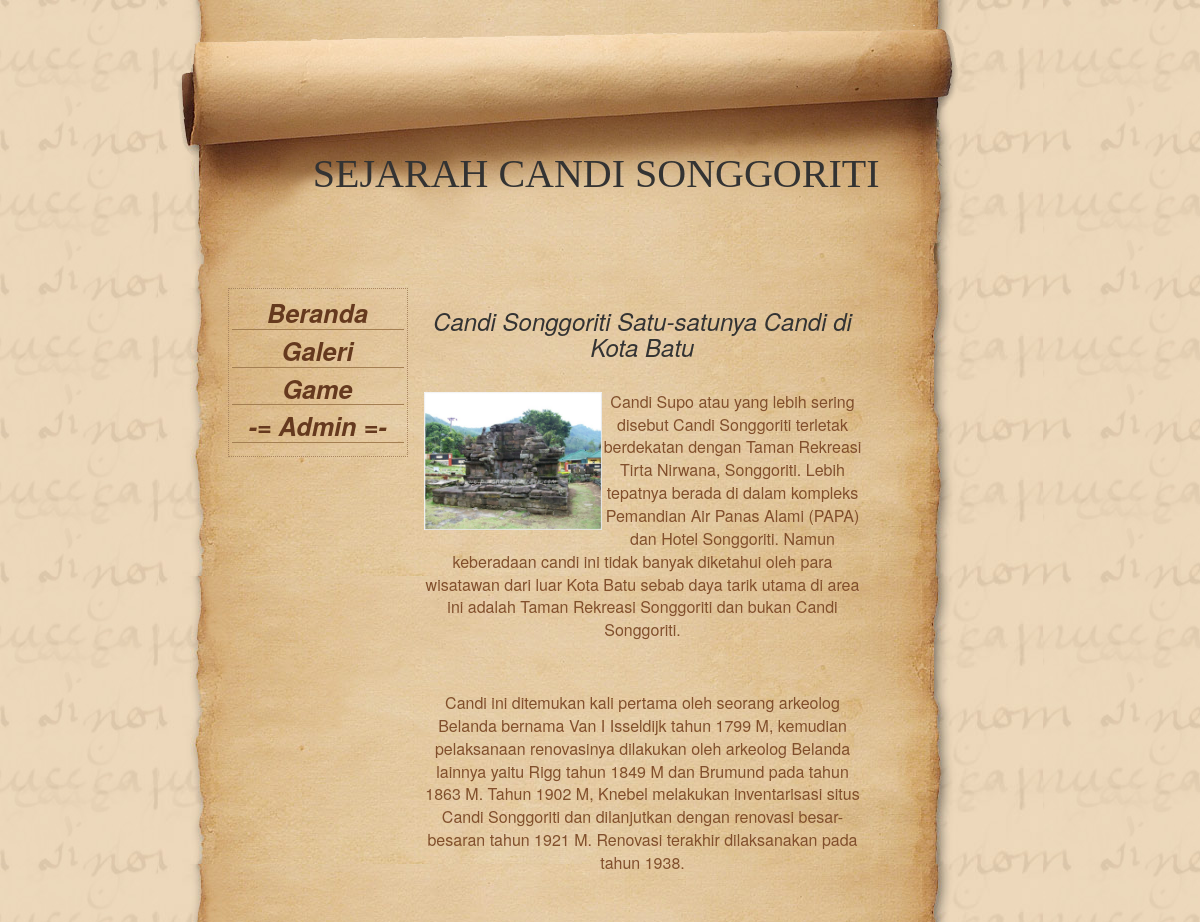
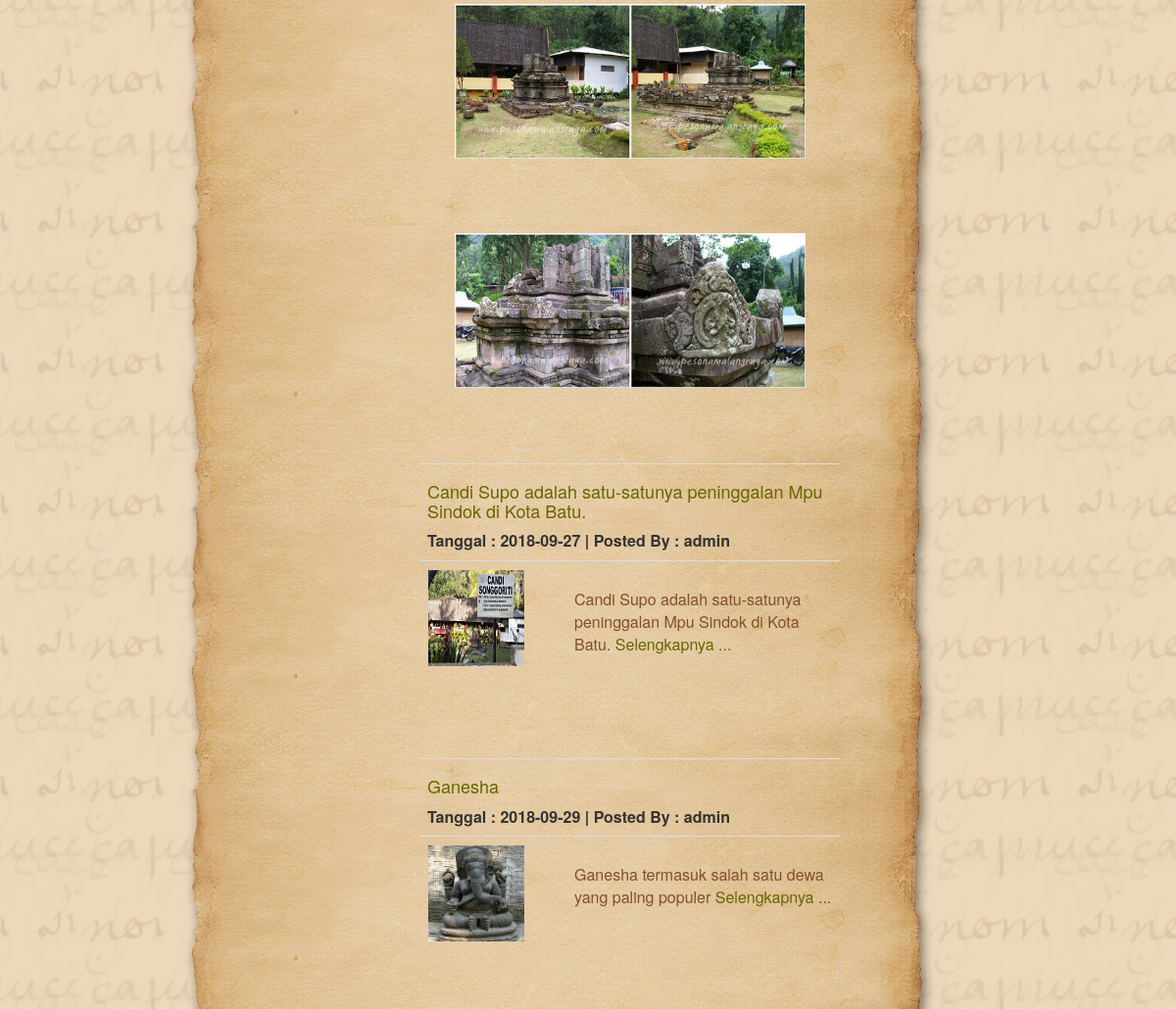
The page / on the database its author committed (2 pictures, top to bottom).
### tables this page shows
CREATE TABLE `news` (
  `id_news` int(11) NOT NULL,
  `title` varchar(100) NOT NULL,
  `headline` varchar(100) NOT NULL,
  `about` text NOT NULL,
  `photo` varchar(200) NOT NULL,
  `author` varchar(20) NOT NULL,
  `date` date NOT NULL
);

### application/controllers/Home.php (called while the page is built, shortened)
<?php
class Home extends CI_Controller
{
    public function index()
    {
        $data['list'] = $this->News_model->get();
        $this->load->view('index',$data);
    }
}
?>

### index.php (called while the page is built, shortened)
<?php
require_once BASEPATH.'core/CodeIgniter.php';

### application/models/News_model.php (called while the page is built, shortened)
<?php
class News_model extends CI_Model
{
    public function get()
    { return $this->db->get('news')->result(); }
}
?>

### application/views/index.php (the view)
<?php include('header.php') ?>
    <div id="content">
        <h3>Candi Songgoriti Satu-satunya Candi di Kota Batu</h3>
        <p>
            <img src="<?php echo base_url('assets/')?>images/Candi Songgoriti-1.jpg" width="180" height="140" align="left">
            Candi Supo atau yang lebih sering disebut Candi Songgoriti terletak berdekatan dengan Taman Rekreasi Tirta Nirwana, Songgoriti. Lebih tepatnya berada di dalam kompleks Pemandian Air Panas Alami (PAPA) dan Hotel Songgoriti. Namun keberadaan candi ini tidak banyak diketahui oleh para wisatawan dari luar Kota Batu sebab daya tarik utama di area ini adalah Taman Rekreasi Songgoriti dan bukan Candi Songgoriti.
        </p>
        <p>Candi ini ditemukan kali pertama oleh seorang arkeolog Belanda bernama Van I Isseldijk tahun 1799 M, kemudian pelaksanaan renovasinya dilakukan oleh arkeolog Belanda lainnya yaitu Rigg tahun 1849 M dan Brumund pada tahun 1863 M. Tahun 1902 M, Knebel melakukan inventarisasi situs Candi Songgoriti dan dilanjutkan dengan renovasi besar-besaran tahun 1921 M. Renovasi terakhir dilaksanakan pada tahun 1938. </p>
        <p><img src="<?php echo base_url('assets/')?>images/Candi Songgoriti-2.jpg" width="360" height="160" align="center"></p>
        <br>
        <p><img src="<?php echo base_url('assets/')?>images/Candi Songgoriti-3.jpg" width="360" height="160" align="center"></p>
        <table width="429">
        <?php foreach ($list as $l) { ?>
            <tr>
                <td>
                <br><br>
                    <table class="table">
                        <tr>
	                        <td colspan="2">
	                            <a href="<?php echo site_url('home/detail/'.$l->id_news) ?>">
                                    <h4><?php echo $l->title ?><br></h4>
                                </a>
                                <strong>Tanggal : <?php echo $l->date ?> | Posted By : <?php echo $l->author ?></strong>
                            </td>
                        </tr>
                        <tr>
                            <td width="150">
                                <img src="<?php echo base_url('assets/foto/'.$l->photo)?>" style="height:100px;width:100px" class="img-polaroid">
                            </td>
                            <td align="left">
                                <p><?php echo $l->headline ?>
                                    <a href="<?php echo site_url('home/detail/'.$l->id_news) ?>" class="btn-link">Selengkapnya ...</a>
                                </p>
                            </td>
                        </tr>
                    </table>
                </td>
            </tr>
        <?php } ?>
        </table>
    </div>
<?php include('footer.php') ?>

### application/views/header.php (shortened to what this page needs)
<html xmlns="http://www.w3.org/1999/xhtml">
<head>
    <link rel="stylesheet" type="text/css" media="screen" href="<?php echo base_url('assets/css/')?>style.css" />
    <link rel="stylesheet" type="text/css" media="screen" href="<?php echo base_url('assets/css/')?>bootstrap-theme.min.css" />
    <link rel="stylesheet" type="text/css" media="screen" href="<?php echo base_url('assets/css/')?>bootstrap.min.css" />
</head>
<center>
<body>
<div id="container">
    <div id="header">
        <h1 style="font-family:'Blackwood Castle', 'Blackwood Castle Shadow', serif; font-size:40px;">
        <br><br><br>SEJARAH CANDI SONGGORITI</h1>
    </div>
    <div id="sideheader"></div>
    <div id="left_column">
        <div class="left_column_boxes">
            <div id="navcontainer">
                <ul id="navlist">
                    <li><a href="<?php echo site_url('home') ?>">Beranda</a></li>
                    <li><a href="<?php echo site_url('home/gallery') ?>">Galeri</a></li>
                    <li><a href="<?php echo site_url('home/game') ?>">Game</a></li>
                    <li><a href="<?php echo site_url('admin') ?>">-= Admin =-</a></li>
                </ul>
            </div>
        </div>
    </div>

### application/views/footer.php
    <div id="footer"></div>
</div>
</body>
</center>
</html>

### assets/css/style.css (style rules this page uses)
* { margin: 0; padding: 0; }
body { background-image: url(../images/body.jpg); font-family: Georgia, "Times New Roman", Times, serif; font-size: 62.5%; }
#container { width: 885px; font-size: 1.2em; background-image: url(../images/container.jpg); background-repeat: repeat-y; }
#header { background-image: url(../images/header.png); height: 288px; margin-top: 0px; }
#sideheader { height: 576px; width: 145px; position: absolute; left: 740px; top: 0px; }
#left_column { width: 180px; margin-top: 0px; float: left; background-repeat: no-repeat; margin-left: 70px!important; margin-left: 35px; }
.left_column_boxes { border: 1px dotted #AA8661!important; border: none; padding: 3px; margin-bottom: 20px; }
#content { padding-right: 180px; margin-left: 265px; }
#footer { padding: 20px; clear: both; }
p { padding-top: 20px; padding-bottom: 20px; color: #814F2C; font-size:16px; }
h1 { float: right; margin-right: 163px!important; margin-right: 80px; margin-top: 180px; font-size: 44px; color: #55311B; }
h3 { font-family:BlackChancery, sans-serif, serif; font-size: 1.8em; font-style: italic; color: #926B4A; text-align: center; }
h4 { color: #926B4A; margin-bottom: 15px; }
a:link, a:visited, a:active { color: #666600 }
#navcontainer ul { list-style-type: none; }
#navcontainer a { display: block; padding: 3px; border-bottom: 1px solid #A47F52; font-weight: bold; height: 1.5em; font-size: 1.5em; }
#navcontainer a:link, #navlist a:visited { color: #65391E; text-decoration: none; font-style: italic; }
img { padding:1px; border:1px solid #814F2C; }

### rows shown on the page
news: title "Candi Supo adalah satu-satunya peninggalan Mpu Sindok di Kota Batu.", date "2018-09-27", author "admin", photo (picture), headline "Candi Supo adalah satu-satunya peninggalan Mpu Sindok di Kota Batu."
news: title "Ganesha", date "2018-09-29", author "admin", photo (picture), headline "Ganesha termasuk salah satu dewa yang paling populer"
